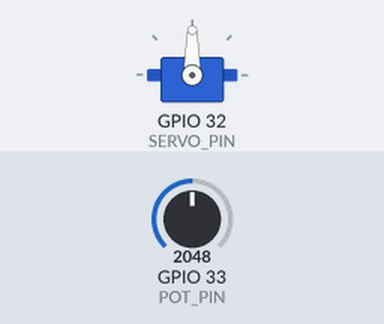
Bench run of a sketch on a simulated ESP32. Parts: servo. The inputs (shaded band) are chosen by the test bench; at power-on: GPIO 33 (POT_PIN) = 2048. What the sketch prints to the serial monitor is not drawn.

Above: at 1.2 s.
1.3 s: GPIO 33 (POT_PIN) set to 2866
At 1.7 s:
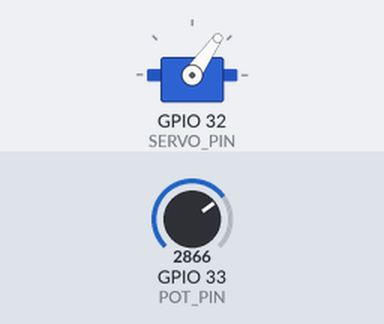
2.8 s: GPIO 33 (POT_PIN) set to 3603
At 4.0 s:
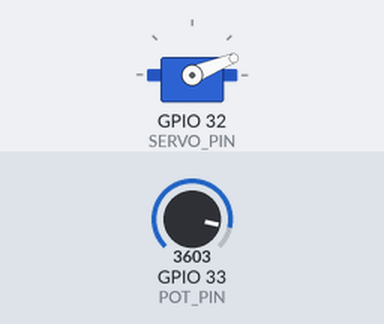
4.3 s: GPIO 33 (POT_PIN) set to 4095
At 5.3 s:
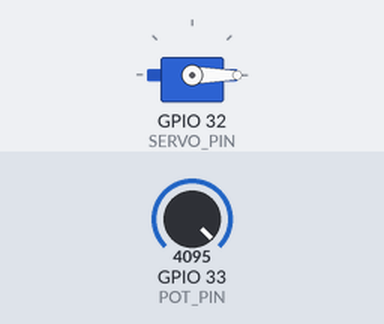
5.8 s: GPIO 33 (POT_PIN) set to 1228
At 6.5 s:
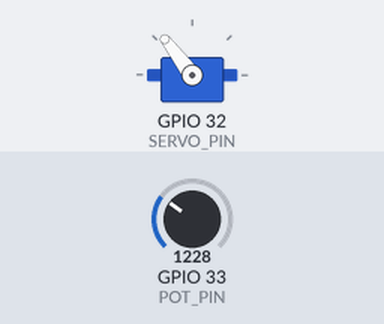
7.3 s: GPIO 33 (POT_PIN) set to 491
At 8.5 s:
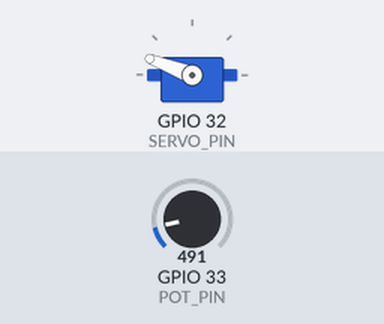
8.8 s: GPIO 33 (POT_PIN) set to 0
At 9.9 s:
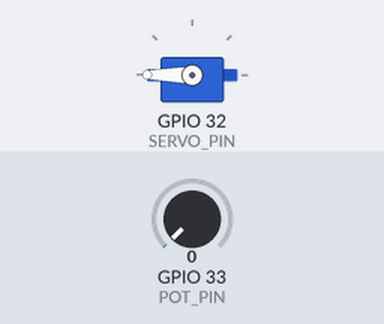
Timing chart, 0 to 11.3 s (numbered marks = the images above; inputs shaded):
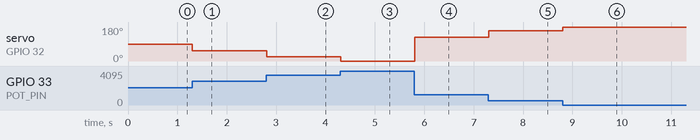

Measured:
- after the input at 1.3 s, servo on GPIO 32 (SERVO_PIN): 90° → 55° at once
- after the input at 2.8 s, servo on GPIO 32 (SERVO_PIN): 55° → 22° at once
- after the input at 4.3 s, servo on GPIO 32 (SERVO_PIN): 22° → 0° at once
- after the input at 5.8 s, servo on GPIO 32 (SERVO_PIN): 0° → 127° at once
- after the input at 7.3 s, servo on GPIO 32 (SERVO_PIN): 127° → 159° at once
- after the input at 8.8 s, servo on GPIO 32 (SERVO_PIN): 159° → 180° at once

The sketch:

servo.ino
```cpp
/**
 * servo
 *
 * This was written for the CS427 class at the University of Portland - Internet of Things.
 * The servos included in the ESP32 package are controlled by the "ESP32Servo", which can be installed
 * via the Library Manager for the Arduino IDE. For this particular example, a potentiometer will be
 * used as an input, and based on the position of the potentiometer, the server motor will change
 * as well.
 *
 * Servo wires:
 * Red - Power (VCC, +5V)
 * Brown - Ground (GND, 0V)
 * Orange - Data/Control (Pin 32)
 *
 * Required Libraries:
 * - ESP32Servo
 */

// include files
#include <ESP32Servo.h>

// set the ESP32 pin for the potentiometer and servo
#define POT_PIN 33
#define SERVO_PIN 32

// create an object to represent a servo
Servo servo;

void setup() {
  // set the potentiometer pin to analog input
  pinMode(POT_PIN, INPUT);

  // initialize the timers and other servo configurations (from ESP32Servo.h)
  ESP32PWM::allocateTimer(0);
  ESP32PWM::allocateTimer(1);
  ESP32PWM::allocateTimer(2);
  ESP32PWM::allocateTimer(3);
  servo.setPeriodHertz(50);
  servo.attach(SERVO_PIN);

  // begin Serial communication on 115200 baud channel
  Serial.begin(115200);
}

void loop() {
  // read the value, map it to 180 degrees, and print both to Serial monitor
  // the servo can only turn 180 degrees - values above or below will not work.
  float val = analogRead(POT_PIN);
  int pos = 180 - map(val, 0, 4095, 0, 180);
  Serial.print("12-bit Digital Value: ");
  Serial.println(val);
  Serial.print("Degree measurement: ");
  Serial.println(pos);

  // set the servo to the value of the potentiometer
  servo.write(pos);
}
```
